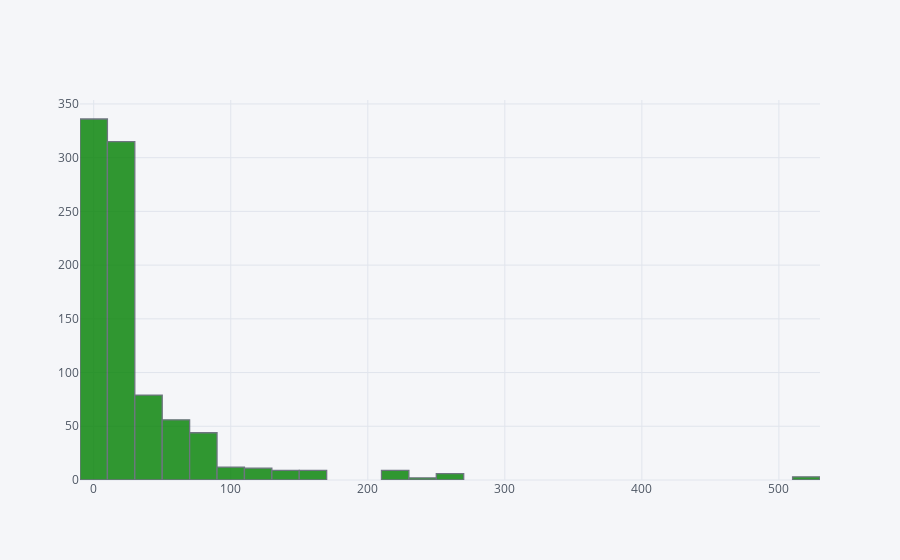

This figure's notebook cell:
### Code cell
train['Fare'].iplot(kind='hist',bins=30,color='green')

### Figure 1 — Plotly figure (JSON) as saved in the notebook; plotly's stock layout.template omitted (floating-point values rounded to 4 significant figures; data arrays with more than 128 entries replaced by an {"elided": "..."} marker saying what was removed)
{"data": [{"histfunc": "count", "histnorm": "", "marker": {"color": "rgba(0, 128, 0, 1.0)", "line": {"color": "#4D5663", "width": 1.3}}, "name": "Fare", "nbinsx": 30, "opacity": 0.8, "orientation": "v", "type": "histogram", "uid": "39ca631d-1e59-46c2-bff2-41f2751d490f", "x": {"elided": "891 float values"}}], "layout": {"barmode": "overlay", "legend": {"bgcolor": "#F5F6F9", "font": {"color": "#4D5663"}}, "paper_bgcolor": "#F5F6F9", "plot_bgcolor": "#F5F6F9", "title": {"font": {"color": "#4D5663"}}, "xaxis": {"gridcolor": "#E1E5ED", "showgrid": true, "tickfont": {"color": "#4D5663"}, "title": {"font": {"color": "#4D5663"}, "text": ""}, "zerolinecolor": "#E1E5ED"}, "yaxis": {"gridcolor": "#E1E5ED", "showgrid": true, "tickfont": {"color": "#4D5663"}, "title": {"font": {"color": "#4D5663"}, "text": ""}, "zerolinecolor": "#E1E5ED"}}}
